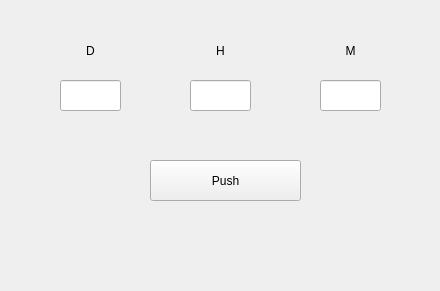
<?xml version="1.0" encoding="UTF-8"?>
<ui version="4.0">
 <class>MainWindow</class>
 <widget class="QMainWindow" name="MainWindow">
  <property name="geometry">
   <rect>
    <x>0</x>
    <y>0</y>
    <width>440</width>
    <height>291</height>
   </rect>
  </property>
  <property name="windowTitle">
   <string>MainWindow</string>
  </property>
  <widget class="QWidget" name="centralwidget">
   <widget class="QPushButton" name="pushButton">
    <property name="geometry">
     <rect>
      <x>150</x>
      <y>160</y>
      <width>151</width>
      <height>41</height>
     </rect>
    </property>
    <property name="styleSheet">
     <string notr="true">font: 75 14pt &quot;MS Shell Dlg 2&quot;;</string>
    </property>
    <property name="text">
     <string>Push</string>
    </property>
   </widget>
   <widget class="QLineEdit" name="lineEdit_4">
    <property name="geometry">
     <rect>
      <x>60</x>
      <y>80</y>
      <width>61</width>
      <height>31</height>
     </rect>
    </property>
    <property name="styleSheet">
     <string notr="true">font: 16pt &quot;MS Shell Dlg 2&quot;;</string>
    </property>
    <property name="text">
     <string/>
    </property>
    <property name="alignment">
     <set>Qt::AlignCenter</set>
    </property>
   </widget>
   <widget class="QLineEdit" name="lineEdit_5">
    <property name="geometry">
     <rect>
      <x>190</x>
      <y>80</y>
      <width>61</width>
      <height>31</height>
     </rect>
    </property>
    <property name="styleSheet">
     <string notr="true">font: 16pt &quot;MS Shell Dlg 2&quot;;</string>
    </property>
    <property name="text">
     <string/>
    </property>
    <property name="alignment">
     <set>Qt::AlignCenter</set>
    </property>
   </widget>
   <widget class="QLineEdit" name="lineEdit_6">
    <property name="geometry">
     <rect>
      <x>320</x>
      <y>80</y>
      <width>61</width>
      <height>31</height>
     </rect>
    </property>
    <property name="styleSheet">
     <string notr="true">font: 16pt &quot;MS Shell Dlg 2&quot;;</string>
    </property>
    <property name="text">
     <string/>
    </property>
    <property name="alignment">
     <set>Qt::AlignCenter</set>
    </property>
   </widget>
   <widget class="QLabel" name="label_2">
    <property name="geometry">
     <rect>
      <x>320</x>
      <y>30</y>
      <width>61</width>
      <height>41</height>
     </rect>
    </property>
    <property name="styleSheet">
     <string notr="true">font: 16pt &quot;MS Shell Dlg 2&quot;;</string>
    </property>
    <property name="text">
     <string>M</string>
    </property>
    <property name="alignment">
     <set>Qt::AlignCenter</set>
    </property>
   </widget>
   <widget class="QLabel" name="label_4">
    <property name="geometry">
     <rect>
      <x>190</x>
      <y>30</y>
      <width>61</width>
      <height>41</height>
     </rect>
    </property>
    <property name="styleSheet">
     <string notr="true">font: 16pt &quot;MS Shell Dlg 2&quot;;</string>
    </property>
    <property name="text">
     <string>H</string>
    </property>
    <property name="alignment">
     <set>Qt::AlignCenter</set>
    </property>
   </widget>
   <widget class="QLabel" name="label_6">
    <property name="geometry">
     <rect>
      <x>60</x>
      <y>30</y>
      <width>61</width>
      <height>41</height>
     </rect>
    </property>
    <property name="styleSheet">
     <string notr="true">font: 16pt &quot;MS Shell Dlg 2&quot;;</string>
    </property>
    <property name="text">
     <string>D</string>
    </property>
    <property name="alignment">
     <set>Qt::AlignCenter</set>
    </property>
   </widget>
  </widget>
 </widget>
 <resources/>
 <connections/>
</ui>
